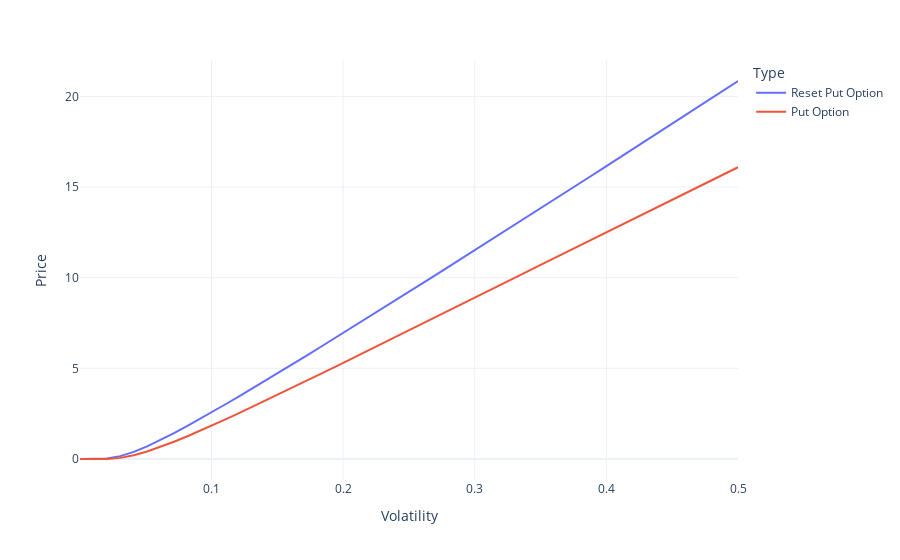

Notebook cell for this chart:
### Markdown cell above
### Volatility

Finally, we perform sensitivity analysis on the volatility.

### Code cell
df = []
for sigma in np.linspace(0.0001,0.5,50):
  df.append([
    sigma,
    closed_form_option_price(S0 = 100, T1 = 0.5, 
        T2 = 1, r = 0.1, q = 0.05, sigma = sigma),
    vanilla_price(S0 = 100, T = 1, r = 0.1, q = 0.05, sigma = sigma)
  ])
df = pd.DataFrame(df, columns = ["Volatility", "Reset Put Option", "Put Option"])
df = df.melt(id_vars = ["Volatility"])
px.line(df, x = "Volatility", y = "value", color = "variable", 
  labels = {"value" : "Price", "variable" : "Type"})

### Figure 1 — Plotly figure (JSON) as saved in the notebook; plotly's stock layout.template omitted (floating-point values rounded to 4 significant figures)
{"data": [{"hovertemplate": "Type=Reset Put Option<br>Volatility=%{x}<br>Price=%{y}<extra></extra>", "legendgroup": "Reset Put Option", "line": {"color": "#636efa", "dash": "solid"}, "marker": {"symbol": "circle"}, "mode": "lines", "name": "Reset Put Option", "orientation": "v", "showlegend": true, "type": "scatter", "x": [0.0001, 0.0103, 0.0205, 0.03071, 0.04091, 0.05111, 0.06131, 0.07151, 0.08172, 0.09192, 0.1021, 0.1123, 0.1225, 0.1327, 0.1429, 0.1531, 0.1633, 0.1735, 0.1837, 0.1939, 0.2041, 0.2143, 0.2245, 0.2347, 0.2449, 0.2552, 0.2654, 0.2756, 0.2858, 0.296, 0.3062, 0.3164, 0.3266, 0.3368, 0.347, 0.3572, 0.3674, 0.3776, 0.3878, 0.398, 0.4082, 0.4184, 0.4286, 0.4388, 0.449, 0.4592, 0.4694, 0.4796, 0.4898, 0.5], "xaxis": "x", "y": [0, 5.242e-05, 0.02577, 0.1573, 0.3934, 0.6989, 1.049, 1.427, 1.825, 2.237, 2.659, 3.088, 3.524, 3.965, 4.41, 4.858, 5.309, 5.762, 6.218, 6.675, 7.134, 7.595, 8.057, 8.521, 8.985, 9.451, 9.918, 10.39, 10.85, 11.32, 11.79, 12.26, 12.74, 13.21, 13.68, 14.16, 14.63, 15.11, 15.58, 16.06, 16.53, 17.01, 17.49, 17.97, 18.45, 18.93, 19.41, 19.89, 20.37, 20.85], "yaxis": "y"}, {"hovertemplate": "Type=Put Option<br>Volatility=%{x}<br>Price=%{y}<extra></extra>", "legendgroup": "Put Option", "line": {"color": "#EF553B", "dash": "solid"}, "marker": {"symbol": "circle"}, "mode": "lines", "name": "Put Option", "orientation": "v", "showlegend": true, "type": "scatter", "x": [0.0001, 0.0103, 0.0205, 0.03071, 0.04091, 0.05111, 0.06131, 0.07151, 0.08172, 0.09192, 0.1021, 0.1123, 0.1225, 0.1327, 0.1429, 0.1531, 0.1633, 0.1735, 0.1837, 0.1939, 0.2041, 0.2143, 0.2245, 0.2347, 0.2449, 0.2552, 0.2654, 0.2756, 0.2858, 0.296, 0.3062, 0.3164, 0.3266, 0.3368, 0.347, 0.3572, 0.3674, 0.3776, 0.3878, 0.398, 0.4082, 0.4184, 0.4286, 0.4388, 0.449, 0.4592, 0.4694, 0.4796, 0.4898, 0.5], "xaxis": "x", "y": [0, 1.11e-07, 0.004604, 0.06191, 0.2034, 0.4116, 0.6651, 0.949, 1.254, 1.573, 1.903, 2.241, 2.586, 2.935, 3.287, 3.643, 4.001, 4.361, 4.723, 5.086, 5.45, 5.815, 6.18, 6.547, 6.913, 7.281, 7.648, 8.016, 8.384, 8.752, 9.12, 9.489, 9.857, 10.23, 10.59, 10.96, 11.33, 11.7, 12.06, 12.43, 12.8, 13.17, 13.53, 13.9, 14.27, 14.63, 15.0, 15.36, 15.73, 16.09], "yaxis": "y"}], "layout": {"legend": {"title": {"text": "Type"}, "tracegroupgap": 0}, "margin": {"t": 60}, "xaxis": {"anchor": "y", "domain": [0, 1], "title": {"text": "Volatility"}}, "yaxis": {"anchor": "x", "domain": [0, 1], "title": {"text": "Price"}}}}
